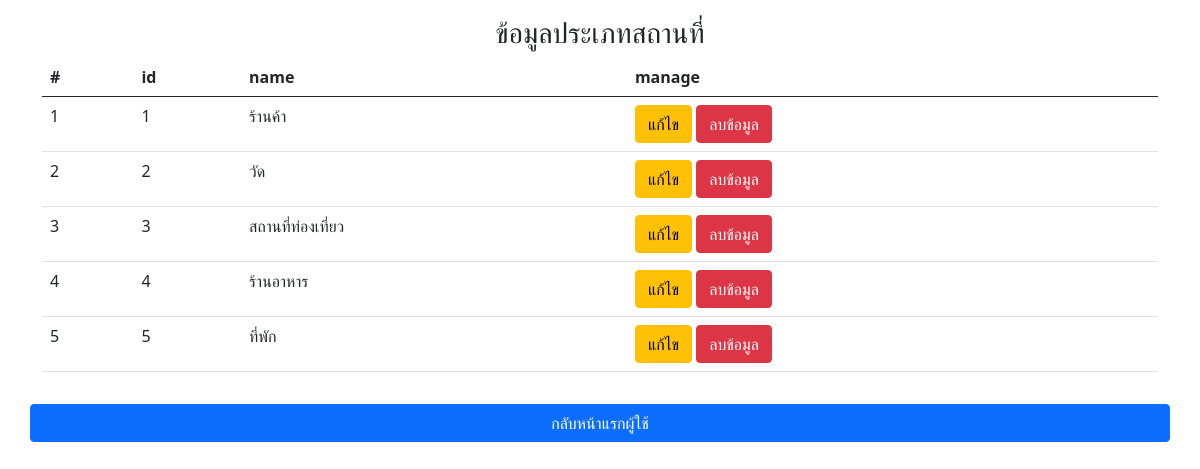
Page /project_webPro/admin/show/shw_categories.php on the committed database.
### tables this page shows
CREATE TABLE `categories` (
  `id` int(11) NOT NULL COMMENT 'รหัสประเภทสถานที่',
  `name` varchar(50) NOT NULL COMMENT 'ชื่อประเภทสถานที่'
);

### project_webPro/admin/show/shw_categories.php (the view, shortened to what this page needs)
<?php
require("../../connectdb.php");
$sql = "SELECT * FROM categories";
$result = mysqli_query($conn, $sql);
$i = 0;
?>
<html lang="en">
<head>
    <link href="https://cdn.jsdelivr.net/npm/bootstrap@5.0.2/dist/css/bootstrap.min.css" rel="stylesheet">
</head>
<body>
    <div class="container my-3 text-center">
        <h3>ข้อมูลประเภทสถานที่</h3>
        <table class="table table-hover">
            <thead>
                <tr>
                    <th scope="col">#</th>
                    <th scope="col">id</th>
                    <th scope="col">name</th>
                    <th scope="col">manage</th>
                </tr>
            </thead>
            <tbody>
                <?php while ($row = mysqli_fetch_array($result)) { ?>
                    <tr>
                        <td><?php echo $i + 1; ?></td>
                        <td><?php echo $row['id']; ?></td>
                        <td><?php echo $row['name']; ?></td>
                        <td>
                            <a href="../form/updatefrm_categories.php?id=<?php echo $row['id']; ?>" class="btn btn-warning">แก้ไข</a>
                            <a href="../manage/deleteData_categories.php?id=<?php echo $row['id']; ?>" class="btn btn-danger" onclick="return confirm('คุณต้องการลบข้อมูลหรือไม่')">ลบข้อมูล</a>
                        </td>
                    </tr>
                <?php
                    $i++;
                }
                ?>
            </tbody>
        </table>
        <div class="row mt-4">
            <a href="../index.php" class="btn btn-primary my-2">กลับหน้าแรกผู้ใช้</a>
        </div>
    </div>
</body>
</html>

### rows in the picture
categories: id "1", name "ร้านค้า"
categories: id "2", name "วัด"
categories: id "3", name "สถานที่ท่องเที่ยว"
categories: id "4", name "ร้านอาหาร"
categories: id "5", name "ที่พัก"
